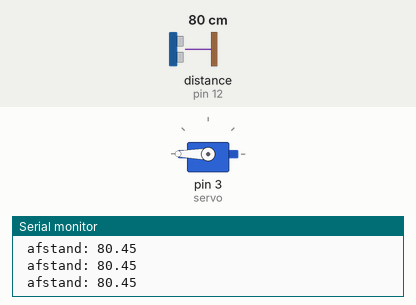
This sketch was run on a simulated Arduino Uno, built with avr-gcc and run on an emulated ATmega328P. On the bench: servo, the last lines printed to the serial monitor. Wiring (inferred from the names in the program): ultrasonic range finder: trigger pin 8; echo pin 12. The inputs (shaded band) are chosen by the test bench; at power-on: distance to the obstacle (sensor on pin 12) 80 cm. The echo pulse lasts 58.3 µs per cm.

Above: at 1.2 s.
1.3 s: distance to the obstacle (sensor on pin 12) set to 2 cm
At 1.9 s:
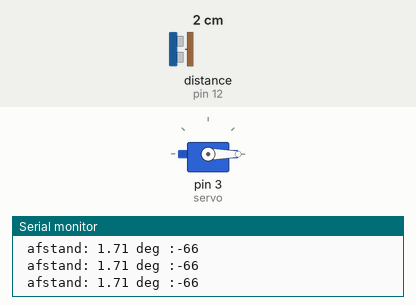
2.8 s: distance to the obstacle (sensor on pin 12) set to 9 cm
At 3.8 s:
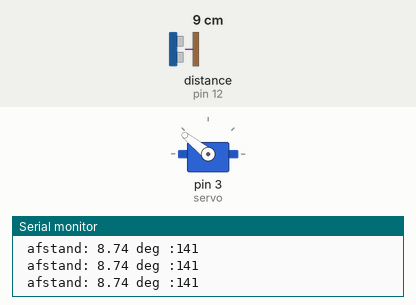
4.3 s: distance to the obstacle (sensor on pin 12) set to 4 cm
At 4.6 s:
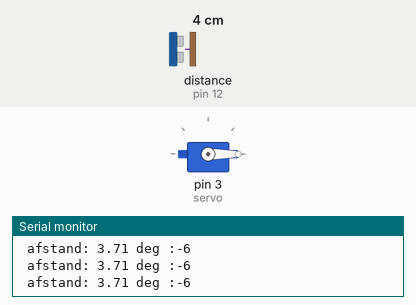
5.8 s: distance to the obstacle (sensor on pin 12) set to 18 cm
At 6.6 s:
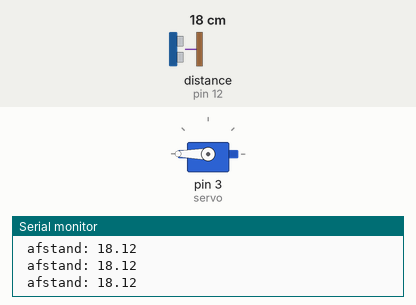
7.3 s: distance to the obstacle (sensor on pin 12) set to 7 cm
At 7.8 s:
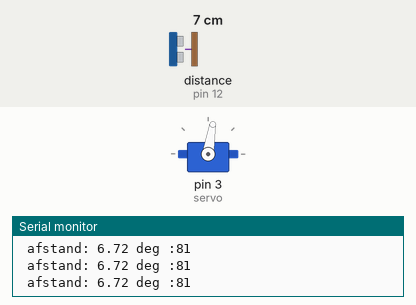
Timing chart, 0 to 9.9 s (numbered marks = the images above; inputs shaded):
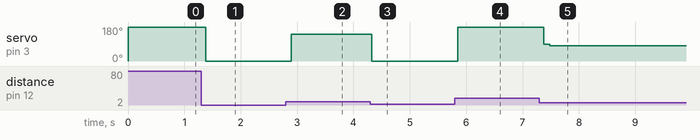

The sketch:

OP7_Sensor.ino
```cpp
#include <Servo.h>

//Servo instancieren
Servo servo;

//pins van distance meter
int trigPin = 8;
int echoPin = 12;

float time, distance;

void setup() {
    //Logboek aanzetten op een snelheid van 9600
    Serial.begin(9600);

    //zet pin trigpin op uitvoer
    pinMode(trigPin, OUTPUT);
    //zet pin echoPin op invoer
    pinMode(echoPin, INPUT);

    //Zet pin 3 als de servo output
    servo.attach(3);
    //Servo moter op nul zetten
    servo.write(0);
}

void loop() {
    //de trigger pin uitzetten
    digitalWrite(trigPin, LOW);
    //2 micro seconden wachten zodat we zeker weten dat de trigger pin uit is
    delayMicroseconds(2);
    //zet de trigger pin aan om een ultrasoon geluid er uit te sturen
    digitalWrite(trigPin, HIGH);
    //10 micro seconden wachten
    delayMicroseconds(10);
    //Het uitzetten van de trigger zodat het ultrasoon geluid er uit sturen stopt
    digitalWrite(trigPin, LOW);

    //Het ophalen van hoelang de echo aan was
    time = pulseIn(echoPin, HIGH);

    //de afstand uitrekenen aan de hand van de snelheid van het geluid
    distance = time / 58;

    //In het logboek de afstand met een visiek object zetten
    Serial.print("\n afstand: ");
    Serial.print(distance);

    //als het object minder of 10 cm verweg is
    if (distance <= 10) {
        // als hij minder dan 4 cm verweg is
        if (distance <= 4) {
            //zet de servo op de maximalen waarde
            servo.write(0);
        }
        //het uitrekenen van de hoek van der servo
        //TODO dit uiteggen wat map doet
        int deg = map((distance - 4) * 10, 0, 60, 0, 180);
        //Zet in het logboek dat de graden naar deg gaat
        Serial.print(" deg :");
        Serial.print(deg);
        //zet de servo op de uitgerekende hoek
        servo.write(deg);

        //zet de servo op de minimalen waarde
    } else servo.write(180);

    //Wachten
    delay(100);
}
```

Measured:
- after the input at 1.3 s, servo on pin 3 (servo): 180° → 0° after 0.08 s
- after the input at 2.8 s, servo on pin 3 (servo): 0° → 141° after 0.10 s
- after the input at 4.3 s, servo on pin 3 (servo): 141° → 0° at once
- after the input at 5.8 s, servo on pin 3 (servo): 0° → 180° after 0.05 s
- after the input at 7.3 s, servo on pin 3 (servo): 180° → 90° after 0.08 s, → 81° 0.10 s later
